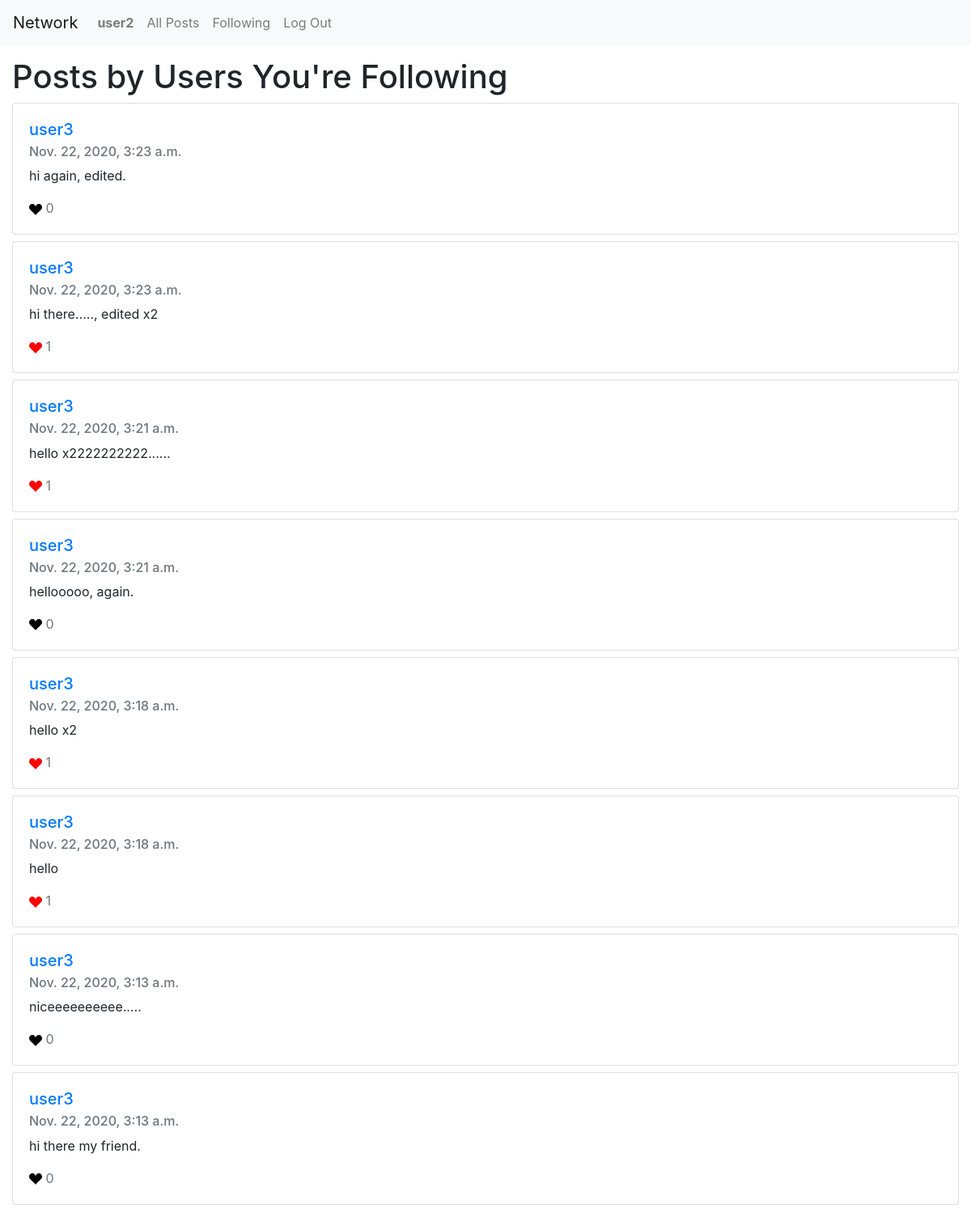
The page /following (signed in) on the database its author committed.
### network/models.py (models this page shows)
class User(AbstractUser):
    following = models.ManyToManyField("self", symmetrical=False, blank=True, related_name="followers")

class Post(models.Model):
    content = models.TextField(verbose_name="New Post")
    timestamp = models.DateTimeField(auto_now_add=True)
    creator = models.ForeignKey(User, on_delete=models.CASCADE, related_name="posts")
    likes = models.ManyToManyField(User, blank=True)

### network/views.py (the view)
# urls.py: path("following", views.following, name="following"),
@login_required
def following(request):
    posts = Post.objects.filter(
        creator__in=request.user.following.all()).order_by("-timestamp")
    page_obj = paginate_posts(request, posts)
    return render(request, "network/following.html", {
        "posts": page_obj,
        "feed": True
    })

### network/views.py (called while the page is built)
def paginate_posts(request, posts):
    paginator = Paginator(posts, 10)
    page_number = request.GET.get('page')
    return paginator.get_page(page_number)

### network/templates/network/following.html
{% extends "network/posts.html" %}
{% block top-matter %}
    <h1>Posts by Users You're Following</h1>
{% endblock %}

### network/templates/network/posts.html (shortened to what this page needs)
{% extends "network/layout.html" %}
{% load static %}
{% block body %}
    <div class="top-matter">
        {% block top-matter %}
        {% endblock %}
    </div>
    <div class="feed">
        {% for post in posts %}
        <div class="card mb-2">
            <div class="card-body">
                <a href="{% url 'profile' post.creator.username %}">
                    <h5 class="card-title">{{ post.creator }}</h5>
                </a>
                <h6 class="card-subtitle mb-2 text-muted">{{ post.timestamp }}</h6>
                <p class="card-text" id="post-content-{{ post.id }}">{{ post.content }}</p>
                <p class="card-text text-muted">
                    <svg width="1em"
                         height="1em"
                         viewBox="0 0 16 16"
                         xmlns="http://www.w3.org/2000/svg"
                         id="{{ post.id }}"
                         data-post="{{ post.id }}"
                         class="bi bi-suit-heart-fill"
                         fill="
                            {% if user in post.likes.all %}
                            red
                            {% else %}
                            black
                            {% endif %}">
                        <path d="M4 1c2.21 0 4 1.755 4 3.92C8 2.755 9.79 1 12 1s4 1.755 4 3.92c0 3.263-3.234 4.414-7.608 9.608a.513.513 0 0 1-.784 0C3.234 9.334 0 8.183 0 4.92 0 2.755 1.79 1 4 1z"/>
                    </svg>
                    <span id="like-count-{{ post.id }}">{{ post.likes.all|length }}</span>
                </p>
            </div>
        </div>
        {% empty %}
        <p>No posts.</p>
        {% endfor %}
    </div>
{% endblock %}

### network/templates/network/layout.html (shortened to what this page needs)
{% load static %}
<!DOCTYPE html>
<html lang="en">
    <head>
        <link
            rel="stylesheet"
            href="https://stackpath.bootstrapcdn.com/bootstrap/4.4.1/css/bootstrap.min.css"
        />
        <link href="{% static 'network/styles.css' %}" rel="stylesheet" />
    </head>
    <body>
        <nav class="navbar navbar-expand-lg navbar-light bg-light">
            <a class="navbar-brand" href="{% url 'index' %}">Network</a>
            <div>
                <ul class="navbar-nav mr-auto">
                    {% if user.is_authenticated %}
                    <li class="nav-item">
                        <a
                            class="nav-link"
                            href="{% url 'profile' user.username %}"
                            ><strong>{{ user.username }}</strong></a
                        >
                    </li>
                    {% endif %}
                    <li class="nav-item">
                        <a class="nav-link" href="{% url 'index' %}"
                            >All Posts</a
                        >
                    </li>
                    {% if user.is_authenticated %}
                    <li class="nav-item">
                        <a class="nav-link" href="{% url 'following' %}"
                            >Following</a
                        >
                    </li>
                    <li class="nav-item">
                        <a class="nav-link" href="{% url 'logout' %}"
                            >Log Out</a
                        >
                    </li>
                    {% endif %}
                </ul>
            </div>
        </nav>
        <div class="body">{% block body %} {% endblock %}</div>
    </body>
</html>

### network/static/network/styles.css (style rules this page uses)
.body { margin: 15px; }
.bi { cursor: pointer; }

### rows shown on the page
User: username "user2"
Post: creator "user3", timestamp "Nov. 22, 2020, 3:23 a.m.", content "hi again, edited.", likes.all|length "0"
Post: creator "user3", timestamp "Nov. 22, 2020, 3:23 a.m.", content "hi there....., edited x2", likes.all|length "1"
Post: creator "user3", timestamp "Nov. 22, 2020, 3:21 a.m.", content "hello x2222222222......", likes.all|length "1"
Post: creator "user3", timestamp "Nov. 22, 2020, 3:21 a.m.", content "hellooooo, again.", likes.all|length "0"
Post: creator "user3", timestamp "Nov. 22, 2020, 3:18 a.m.", content "hello x2", likes.all|length "1"
Post: creator "user3", timestamp "Nov. 22, 2020, 3:18 a.m.", content "hello", likes.all|length "1"
Post: creator "user3", timestamp "Nov. 22, 2020, 3:13 a.m.", content "niceeeeeeeeee.....", likes.all|length "0"
Post: creator "user3", timestamp "Nov. 22, 2020, 3:13 a.m.", content "hi there my friend.", likes.all|length "0"
